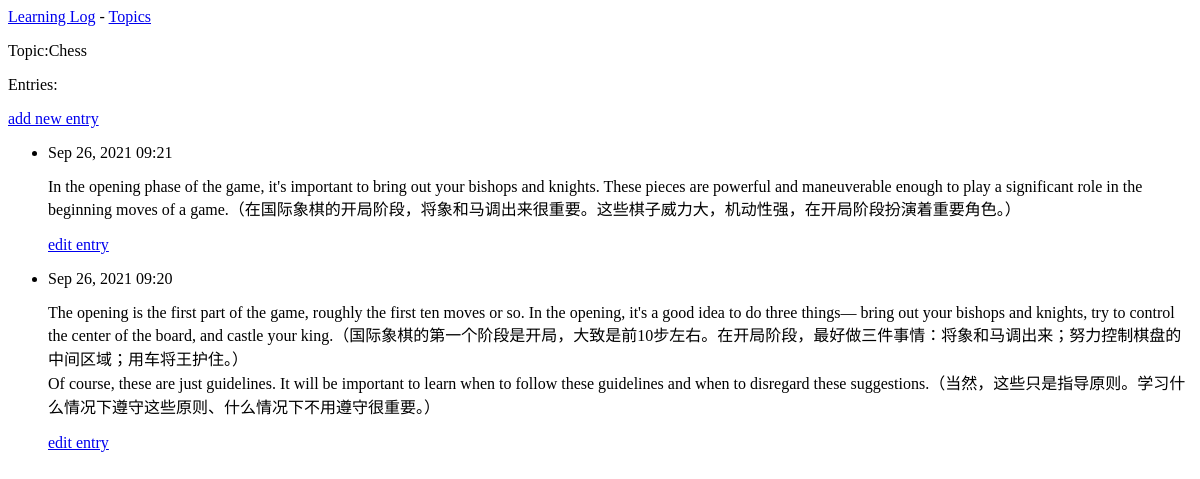
Page /topics/1/ on the earlier database version.
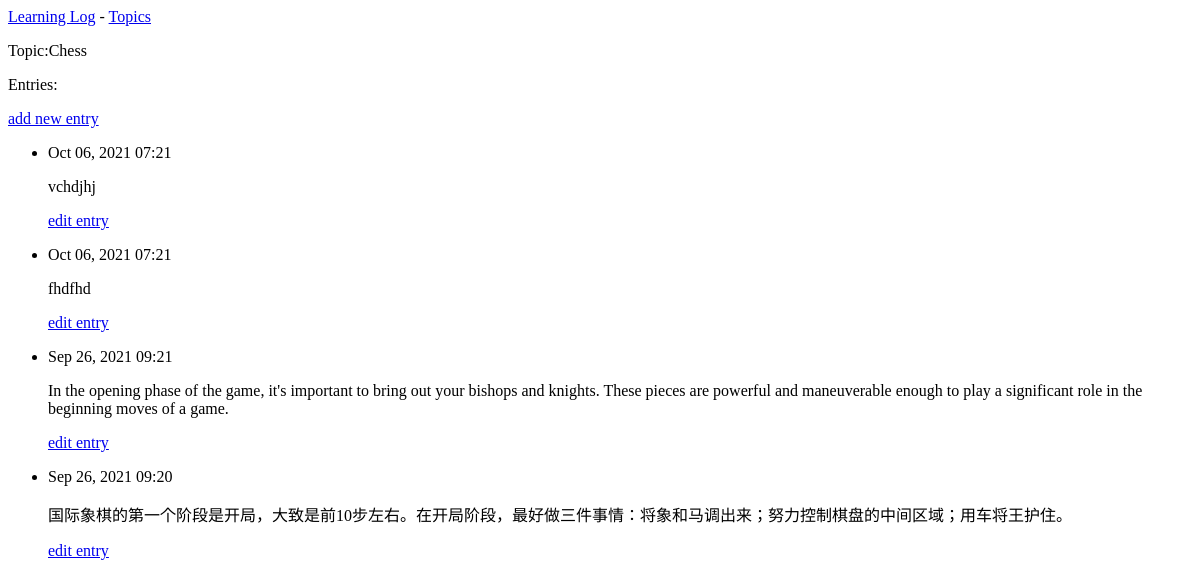
Same page on the later database version.
### learning_logs/models.py (models this page shows, shortened)
class Topic(models.Model):
    text = models.CharField(max_length=200)
    date_added = models.DateTimeField(auto_now_add=True)
    def __str__(self):
        return self.text

class Entry(models.Model):
    topic = models.ForeignKey(Topic, on_delete=models.CASCADE)
    text = models.TextField()
    date_added = models.DateTimeField(auto_now_add=True)
    class Meta:
        verbose_name_plural = 'entries'

### learning_logs/views.py (the view)
# urls.py: url(r'^topics/(?P<topic_id>\d+)/$', views.topic, name='topic'),
def topic(request, topic_id):
    topic = Topic.objects.get(id=topic_id)
    entries = topic.entry_set.order_by('-date_added')
    context = {'topic': topic, 'entries': entries}
    return render(request, 'learning_logs/topic.html', context)

### learning_logs/templates/learning_logs/topic.html
{% extends 'learning_logs/base.html' %}
{% block content %}
    <p>Topic:{{ topic }}</p>
    <p>Entries:</p>
    <p>
        <a href="{% url 'learning_logs:new_entry' topic.id %}">add new entry</a>
    </p>
    <ul>
        {% for entry in entries %}
            <li>
                <p>{{ entry.date_added|date:'M d, Y H:i' }}</p>
                <p>{{ entry.text|linebreaks }}</p>
                <p>
                    <a href="{% url 'learning_logs:edit_entry' entry.id %}">edit entry</a>
                </p>
            </li>
        {% empty %}
            <li>
                There are no entries for this topic yet.
            </li>
        {% endfor %}
    </ul>
{% endblock content %}

### learning_logs/templates/learning_logs/base.html
<p>
    <a href="{% url 'learning_logs:index' %}">Learning Log</a> -
    <a href="{% url 'learning_logs:topics' %}">Topics</a>
</p>
{% block content %}{% endblock content %}

Differences in the rows shown:
added Entry: date_added "Oct 06, 2021 07:21", text "vchdjhj"
added Entry: date_added "Oct 06, 2021 07:21", text "fhdfhd"
changed Entry: text "…beginning moves of a game.（在国际象棋的开局阶段，将象和马调出来很重要。这些棋子威力大，机动性强，在开局阶段扮演着重要角色。）" → "…beginning moves of a game."
changed Entry: text "The opening is the first part of the game, roughly the first ten moves or so. In the opening, it's a good idea to do three things— bring out your bishops and knights, try to control the center of the board, and castle your king.（国际象棋的第一个阶段是开局，大致是前10步左右。在开局阶段，最好做三件事情：将象和马调出来；努力控制棋盘的中间区域；用车将王护住。） Of course, these are just guidelines. It will be important to learn when to follow these guidelines and when to disregard these suggestions.（当然，这些只是指导原则。学习什么情况下遵守这些原则、什么情况下不用遵守很重要。）" → "国际象棋的第一个阶段是开局，大致是前10步左右。在开局阶段，最好做三件事情：将象和马调出来；努力控制棋盘的中间区域；用车将王护住。"
